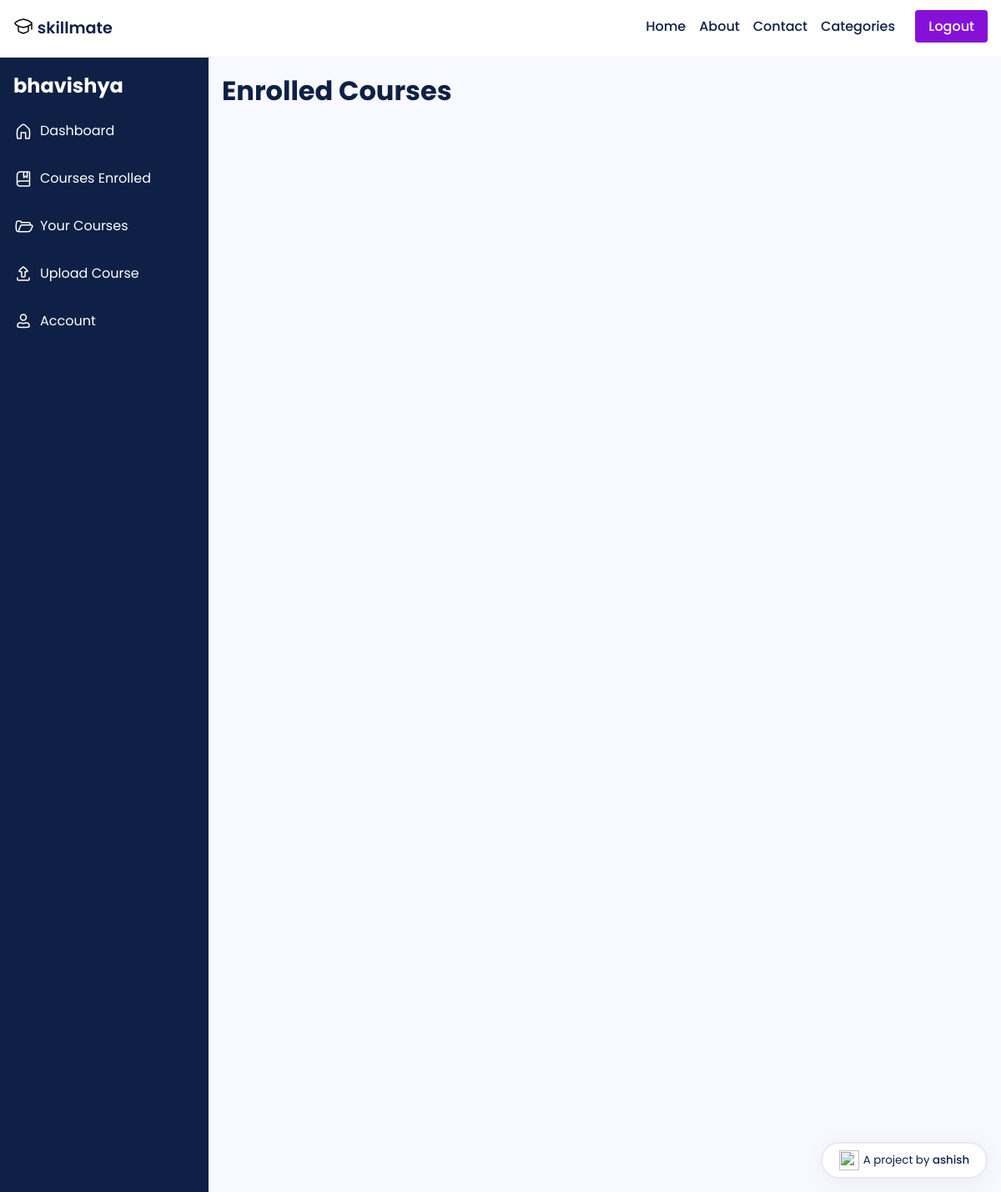
The app's page /dashboard/courses-enrolled/ (signed in), older data.
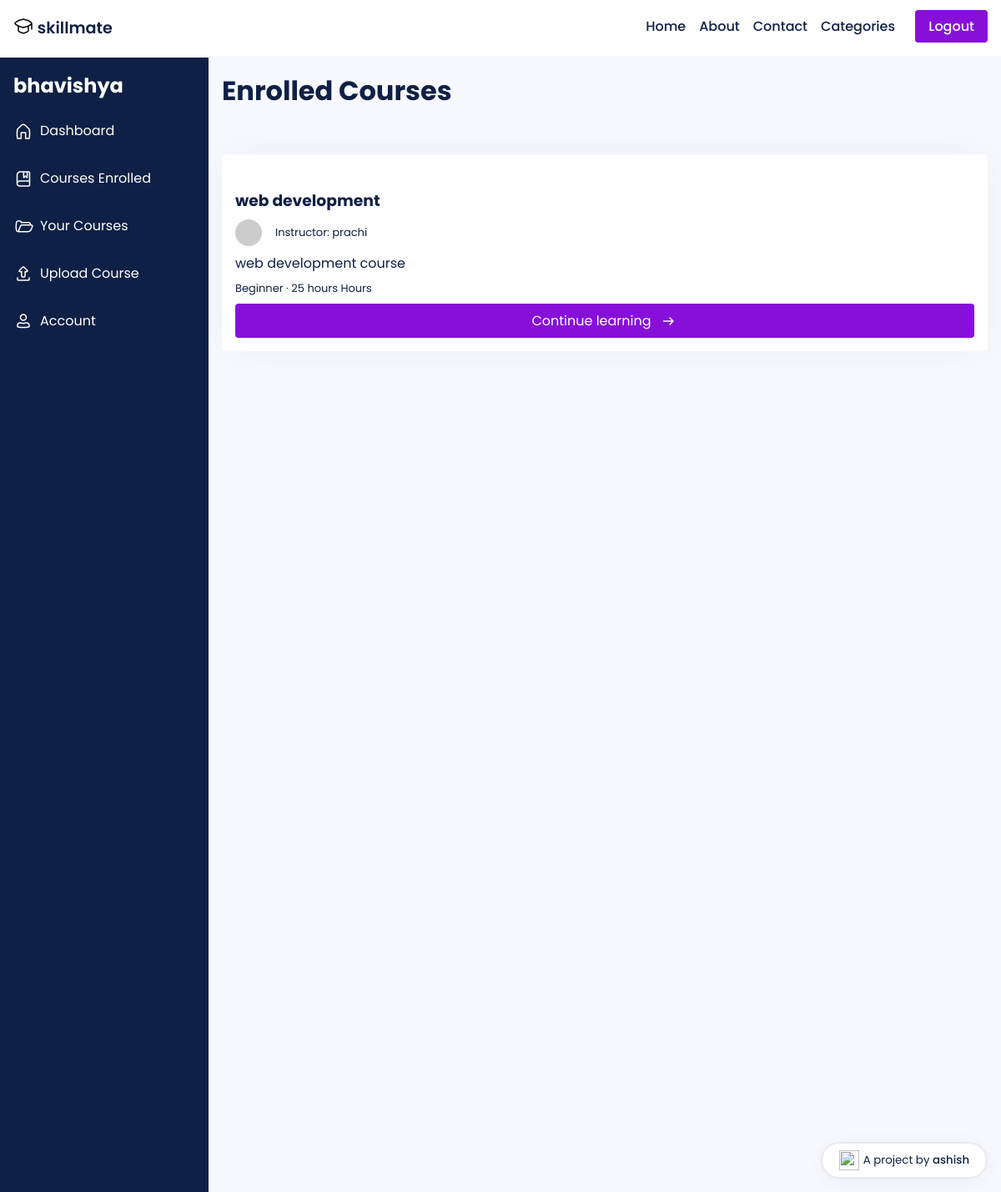
The same page, newer data.
### main/models.py (models this page shows, shortened)
class Course(models.Model):
    LEVEL_CHOICES = [
        ('Beginner', 'Beginner'),
        ('Intermediate', 'Intermediate'),
        ('Advanced', 'Advanced')
    ]
    id = models.AutoField(primary_key=True)
    title = models.CharField(max_length=255)
    slug = models.SlugField(unique=True)
    description = models.TextField()
    thumbnail = CloudinaryField('thumbnail')
    featured_video = CloudinaryField('featured_video')
    instructor = models.ForeignKey(User, on_delete=models.CASCADE, related_name='courses', default=None)
    created_at = models.DateTimeField(auto_now_add=True)
    updated_at = models.DateTimeField(auto_now=True)
    level = models.CharField(max_length=20, choices=LEVEL_CHOICES, default='Beginner')
    duration = models.CharField(max_length=10, default='0')
    category = models.CharField(max_length=255, default="uncategorized")
    price = models.DecimalField(max_digits=8, decimal_places=2, default=0.00)
    discount = models.DecimalField(max_digits=5, decimal_places=2, default=0.00)
    requirements = models.TextField(help_text='Enter the requirements for the course, separated by a comma.', default='')
    content = models.TextField(help_text='Enter the course content, separated by a comma.', default='')
    lesson_title = models.CharField(max_length=255, default='Lesson')
    lesson_video = CloudinaryField('lesson_video', null=True)
    students = models.ManyToManyField(User, related_name='enrolled_courses', blank=True)

### main/views.py (the view)
# urls.py: path('dashboard/courses-enrolled/', views.courses_enrolled, name='courses-enrolled'),
def courses_enrolled(request):
    user = request.user
    courses = Course.objects.filter(students=user)
    context = {
        'courses': courses
    }
    return render(request, 'dashboard/courses-enrolled.html', context)

### templates/dashboard/courses-enrolled.html (shortened to what this page needs)
{% extends 'dashboard-base.html' %}
{% load static %}
{% load account %}
{% block content %}
<h1>Enrolled Courses</h1>
        <div style='margin-bottom: -1rem;' class="courses">
            {% for course in courses %}
    <div class="course">
        <div class="course-thumbnail">
        </div>
        <div class="course-details">
            <a href="{% url 'course_details' instructor=course.instructor slug=course.slug %}"><h3>{{ course.title|slice:":80" }}</h3></a>
            <p style="display: inline-flex; column-gap: 1rem; justify-content: center; align-items: center;" class="instructor">
                <img class="instructor-img" src="https://api.dicebear.com/5.x/shapes/svg?seed={{ course.instructor }}">
                Instructor: {{ course.instructor }}
            </p>
            <p class="course-desc">{{ course.description|slice:":100" }}</p>
            <p class="course-lvl-time">
                {{ course.level }} &middot; {{ course.duration }} Hours
            </p>
            <a style='display: flex; column-gap: .5rem; justify-content: center; align-items: center;' href="{% url 'course_details' instructor=course.instructor slug=course.slug %}" class="btn enroll-btn">
                Continue learning
            </a>
        </div>
    </div>
    {% endfor %}
        </div>
{% endblock content %}

Row changes from the older to the newer data that the page shows:
added Course: title "web development", instructor "prachi", description "web development course", level "Beginner", duration "25 hours"
